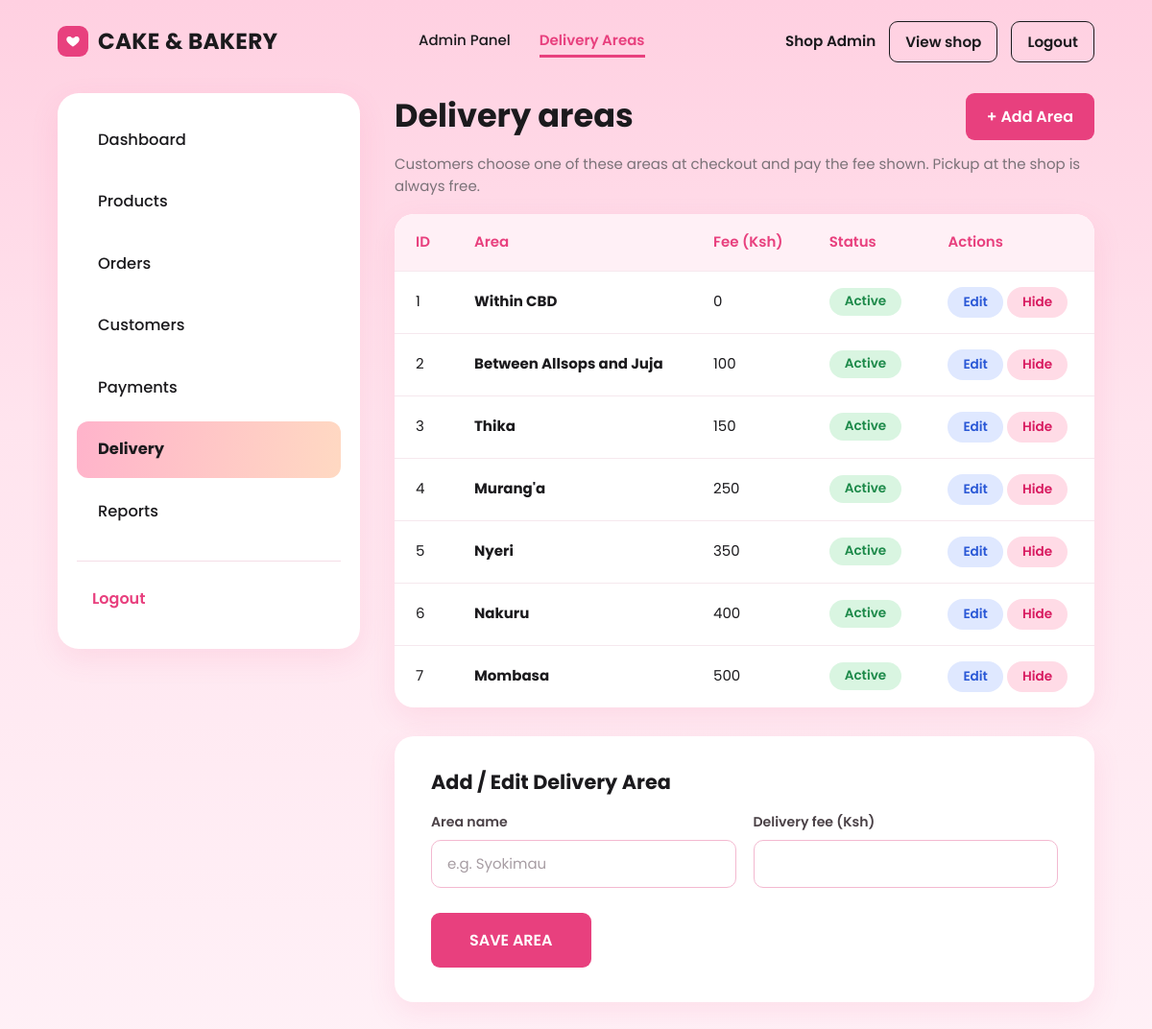
Screenshot of /admin/delivery.php (signed in) with the database file from the repository.
### tables this page shows
CREATE TABLE delivery_zones (
  zone_id INT AUTO_INCREMENT PRIMARY KEY,
  name VARCHAR(80) NOT NULL UNIQUE,
  fee DECIMAL(10,2) NOT NULL CHECK (fee >= 0),
  is_active TINYINT(1) NOT NULL DEFAULT 1
);

### config/db.php (called while the page is built, shortened)
<?php
function db(): PDO {
    static $pdo = null;
    if ($pdo === null) {
        try {
            $pdo = new PDO('mysql:host='.DB_HOST.';dbname='.DB_NAME.';charset=utf8mb4', DB_USER, DB_PASS, [
                PDO::ATTR_ERRMODE => PDO::ERRMODE_EXCEPTION,
                PDO::ATTR_DEFAULT_FETCH_MODE => PDO::FETCH_ASSOC,
                PDO::ATTR_EMULATE_PREPARES => false,
            ]);
        } catch (PDOException $e) {
            if (PHP_SAPI !== 'cli' && (($e->errorInfo[1] ?? 0) == 1049) && is_file(__DIR__.'/../install.php') && !headers_sent()) {
                header('Location: '.BASE_URL.'/install.php'); exit;
            }
            throw $e;
        }
    }
    return $pdo;
}

### admin/delivery.php (the view, shortened to what this page needs)
<?php
$zones = delivery_zones(false);
$edit = null;
$layout='admin'; $active='delivery'; $section='Delivery Areas'; $title='Delivery'; include __DIR__.'/../includes/header.php'; ?>
<div class="head-row"><h1>Delivery areas</h1><a class="btn" href="<?= url('admin/delivery.php#form') ?>">+ Add Area</a></div>
<p class="muted" style="margin:-8px 0 18px">Customers choose one of these areas at checkout and pay the fee shown. Pickup at the shop is always free.</p>
<div class="tbl-card scroll"><table class="tbl"><thead><tr><th>ID</th><th>Area</th><th>Fee (Ksh)</th><th>Status</th><th>Actions</th></tr></thead><tbody>
<?php foreach ($zones as $z): ?>
<tr><td><?= $z['zone_id'] ?></td><td><b><?= e($z['name']) ?></b></td><td><?= num($z['fee']) ?></td>
<td><?= $z['is_active'] ? '<span class="pill pay-paid">Active</span>' : '<span class="pill st-delivered">Hidden</span>' ?></td>
<td style="white-space:nowrap"><a class="pill-btn pill-edit" href="?edit=<?= $z['zone_id'] ?>#form">Edit</a>
 <form method="post" style="display:inline"><button class="pill-btn pill-del"><?= $z['is_active'] ? 'Hide' : 'Show' ?></button></form></td></tr>
<?php endforeach; if (!$zones): ?><tr><td colspan="5" class="muted" style="text-align:center;padding:30px">No areas yet.</td></tr><?php endif; ?></tbody></table></div>
<form id="form" class="card formcard" method="post">
  <h3>Add / Edit Delivery Area</h3>
  <div class="two"><div><label class="f">Area name</label><input class="field" name="name" required placeholder="e.g. Syokimau" value="<?= e($_POST['name'] ?? $edit['name'] ?? '') ?>"></div>
    <div><label class="f">Delivery fee (Ksh)</label><input class="field" type="number" min="0" step="10" name="fee" required value="<?= e($_POST['fee'] ?? (isset($edit['fee']) ? (int)$edit['fee'] : '')) ?>"></div></div>
  <button class="btn" style="margin-top:8px;padding:16px 40px;text-transform:uppercase">Save Area</button>
</form>
<?php include __DIR__.'/../includes/footer.php';

### assets/css/style.css (style rules this page uses)
:root { --pink:#e8407e; --pink-dark:#d12f6c; --pink-soft:#fff0f6; --pink-line:#f3b9d0; --pink-text:#e8407e; --ink:#1b1a1d; --muted:#7b7278; --card:#fff; --peach:#ffd9c2; --shadow:0 10px 30px rgba(232,64,126,.10); }
* { box-sizing:border-box }
html { scroll-behavior:smooth;background:#fff1f7 }
body { margin:0;font-family:'Poppins',system-ui,-apple-system,'Segoe UI',sans-serif;color:var(--ink);font-size:15px;line-height:1.5; background:linear-gradient(180deg,#ffd0e1 0%,#ffe4ee 40%,#fff1f7 100%) fixed;min-height:100vh }
a { color:inherit }
h1,h2,h3 { margin:0;font-weight:700;line-height:1.15 }
.btn,.btn-pink { display:inline-block;background:var(--pink);color:#fff;border:0;border-radius:9px;padding:12px 22px;font:600 1rem 'Poppins',sans-serif;text-decoration:none;cursor:pointer;text-align:center;text-transform:none }
label.f { display:block;font-weight:600;font-size:.88rem;color:#4a4146;margin-bottom:7px }
.field { width:100%;background:#fff;border:1.5px solid var(--pink-line);border-radius:10px;padding:13px 16px;font:inherit;color:var(--ink);outline:0 }
.field::placeholder { color:#a79da3 }
.card { background:var(--card);border-radius:20px;box-shadow:var(--shadow) }
.muted { color:var(--muted) }
.two { display:grid;grid-template-columns:1fr 1fr;gap:18px }
.tbl-card { background:#fff;border-radius:20px;box-shadow:var(--shadow);overflow:hidden }
.tbl { width:100%;border-collapse:collapse }
.tbl th { background:var(--pink-soft);color:var(--pink);text-align:left;font-weight:600;padding:18px 22px;white-space:nowrap }
.tbl td { white-space:nowrap;padding:16px 22px;border-top:1px solid #f6e8ee;vertical-align:middle }
.scroll { overflow-x:auto }
.pill { display:inline-block;border-radius:20px;padding:4px 16px;font-weight:600;font-size:.85rem;white-space:nowrap }
.pay-paid,.st-ready { background:#d9f5e1;color:#1d8a4a }
.pill-btn { border:0;border-radius:20px;padding:6px 16px;font:600 .85rem 'Poppins',sans-serif;cursor:pointer;text-decoration:none;display:inline-block }
.pill-edit { background:#dfe8ff;color:#2a58d6 }
.pill-del { background:#ffdbe6;color:#d81b60 }
.head-row { display:flex;justify-content:space-between;align-items:center;margin-bottom:22px }
.head-row h1 { font-size:2.1rem }
.formcard { margin-top:30px;padding:36px 38px }
.formcard h3 { font-size:1.3rem;margin-bottom:20px }
.formcard .two { margin-bottom:18px }

### rows the page displays
delivery_zones: zone_id "1", name "Within CBD", fee "0", is_active "Active"
delivery_zones: zone_id "2", name "Between Allsops and Juja", fee "100", is_active "Active"
delivery_zones: zone_id "3", name "Thika", fee "150", is_active "Active"
delivery_zones: zone_id "4", name "Murang'a", fee "250", is_active "Active"
delivery_zones: zone_id "5", name "Nyeri", fee "350", is_active "Active"
delivery_zones: zone_id "6", name "Nakuru", fee "400", is_active "Active"
delivery_zones: zone_id "7", name "Mombasa", fee "500", is_active "Active"

### other values shown
$section "Delivery Areas"
$u['name'] "Shop Admin"
$label "Logout Logout"
$l "Dashboard"
$l "Products"
$l "Orders"
$l "Customers"
$l "Payments"
$l "Delivery"
$l "Reports"
